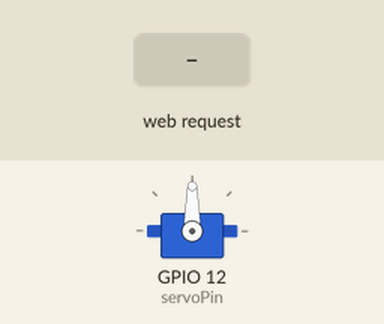
Simulated run of this sketch. Board: ESP32. Parts: servo. Inputs (shaded band) come from the test bench. WiFi joins after 1.5 s; servers stay silent unless stated; what the sketch prints to the serial monitor is not drawn.

Above: at 2.7 s.
2.8 s: HTTP request GET /12/on received
At 3.27 s:
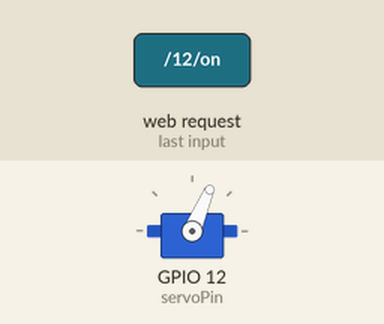
At 5.1 s:
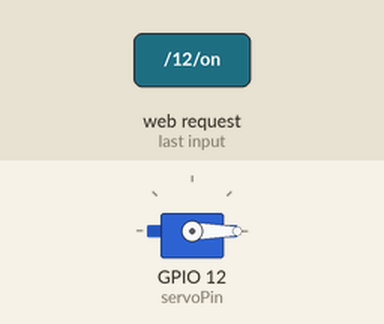
Timing chart, 0 to 9.9 s (numbered marks = the images above; inputs shaded):
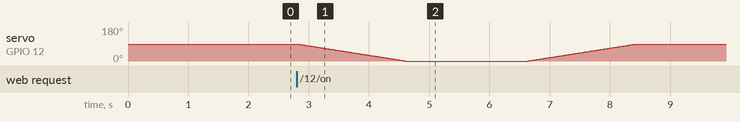

The sketch:

servoWeb.ino
```cpp
#include <WiFi.h>
#include <Servo_ESP32.h>

const char* ssid = "606swifi";
const char* password = "op454125";

// Variable to store the HTTP request
WiFiServer server(80);

String header;
static const int servoPin = 12;
//may be change to 90

Servo_ESP32 myServo;

void setup() {
  Serial.begin(115200);
  myServo.attach(servoPin);

  WiFi.begin(ssid, password);
  while (WiFi.status() != WL_CONNECTED) {
    delay(500);
    Serial.print(".");
  }
  Serial.println("");
  Serial.println("WiFi connected.");
  Serial.println("IP address: ");
  Serial.println(WiFi.localIP());
  server.begin();
}


void loop() {

  WiFiClient client = server.available();

  if (client) { // If a new client connects,
    Serial.println("New Client."); // print a message out in the serial port
    String currentLine = ""; // make a String to hold incoming data from the client
    while (client.connected()) { // loop while the client's connected
      if (client.available()) { // if there's bytes to read from the client,
        char c = client.read(); // read a byte, then
        Serial.write(c); // print it out the serial monitor
        header += c;
        if (c == '\n') { // if the byte is a newline character
          // if the current line is blank, you got two newline characters in a row.
          // that's the end of the client HTTP request, so send a response:
          if (currentLine.length() == 0) {
            // HTTP headers always start with a response code (e.g. HTTP/1.1 200 OK)
            // and a content-type so the client knows what's coming, then a blank line:
            client.println("HTTP/1.1 200 OK");
            client.println("Content-type:text/html");
            client.println("Connection: close");
            client.println();
          }


          if (header.indexOf("GET /12/on") >= 0) {

            for (int posDegrees = 90; posDegrees >= 0; posDegrees--) {
              myServo.write(posDegrees);
              Serial.println(posDegrees);
              delay(20);
            }

            delay(2000);
            for (int posDegrees = 0; posDegrees <= 90; posDegrees++) {
              myServo.write(posDegrees);
              Serial.println(posDegrees);
              delay(20);
            }
          }


          // Display the HTML web page
          client.println("<!DOCTYPE html><html>");
          client.println("<head><meta name=\"viewport\" content=\"width=device-width, initial-scale=1\">");
          client.println("<link rel=\"icon\" href=\"data:,\">");
          // CSS to style the on/off buttons
          // Feel free to change the background-color and font-size attributes to fit your preferences
          client.println("<style>html { font-family: Helvetica; display: inline-block; margin: 0px auto; text-align: center;}");
          client.println(".button { background-color: #4CAF50; border: none; color: white; padding: 16px 40px;");
          client.println("text-decoration: none; font-size: 30px; margin: 2px; cursor: pointer;}");
          client.println(".button2 {background-color: #555555;}</style></head>");

          client.println("<p>GATE</p>");
          client.println("<p><a href=\"/12/on\"><button class=\"button\" name=\"seron\">ON</button></a></p>");

          client.println("</body></html>");
          break;
        } else if (c != '\r') {
          currentLine += c;
        }
      }
    }
    // Clear the header variable
    header = "";

    client.stop();
    Serial.println("Client disconnected.");
  }
}
```
